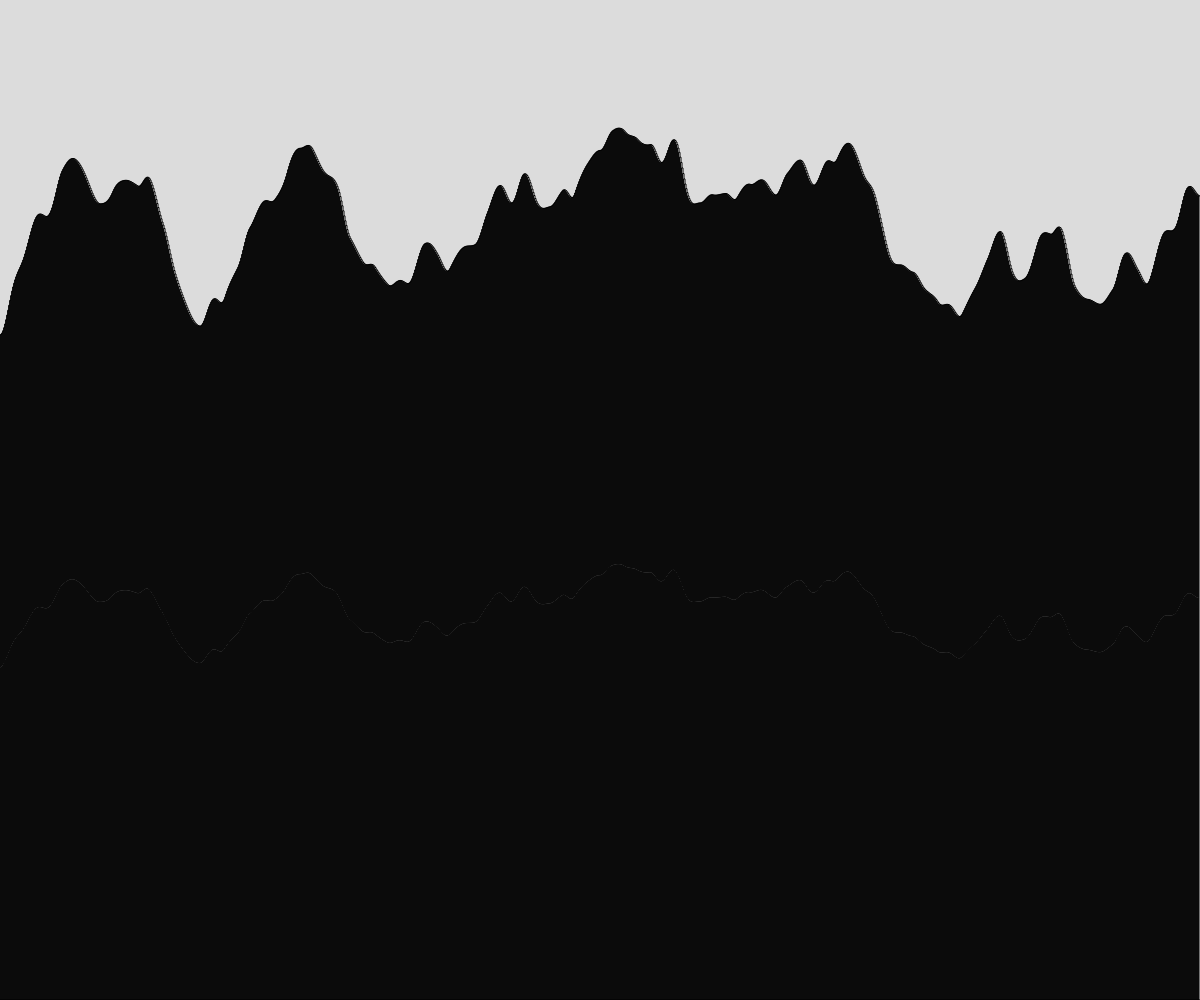
Frame 1 (no input)
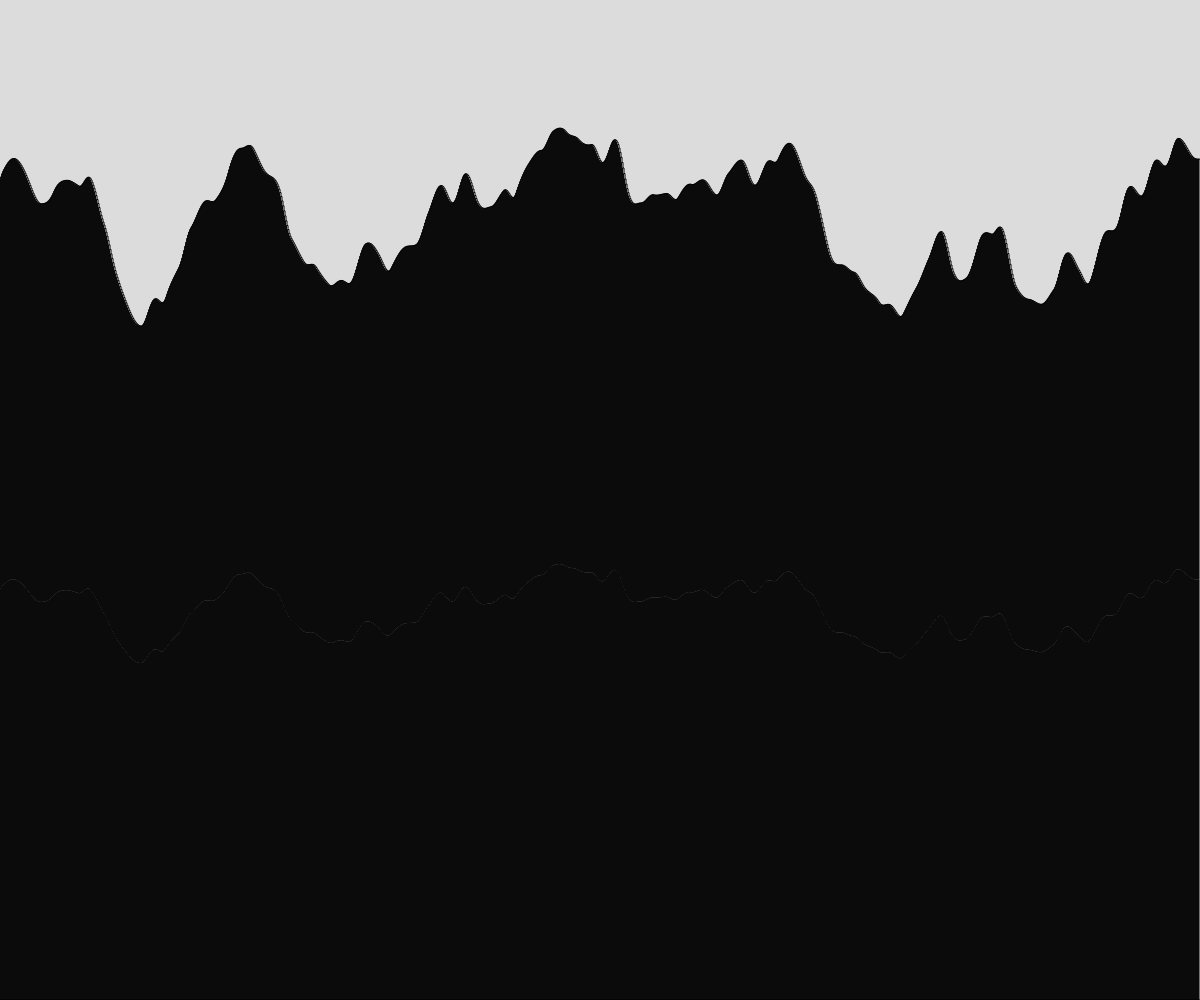
Frame 60 (no input)
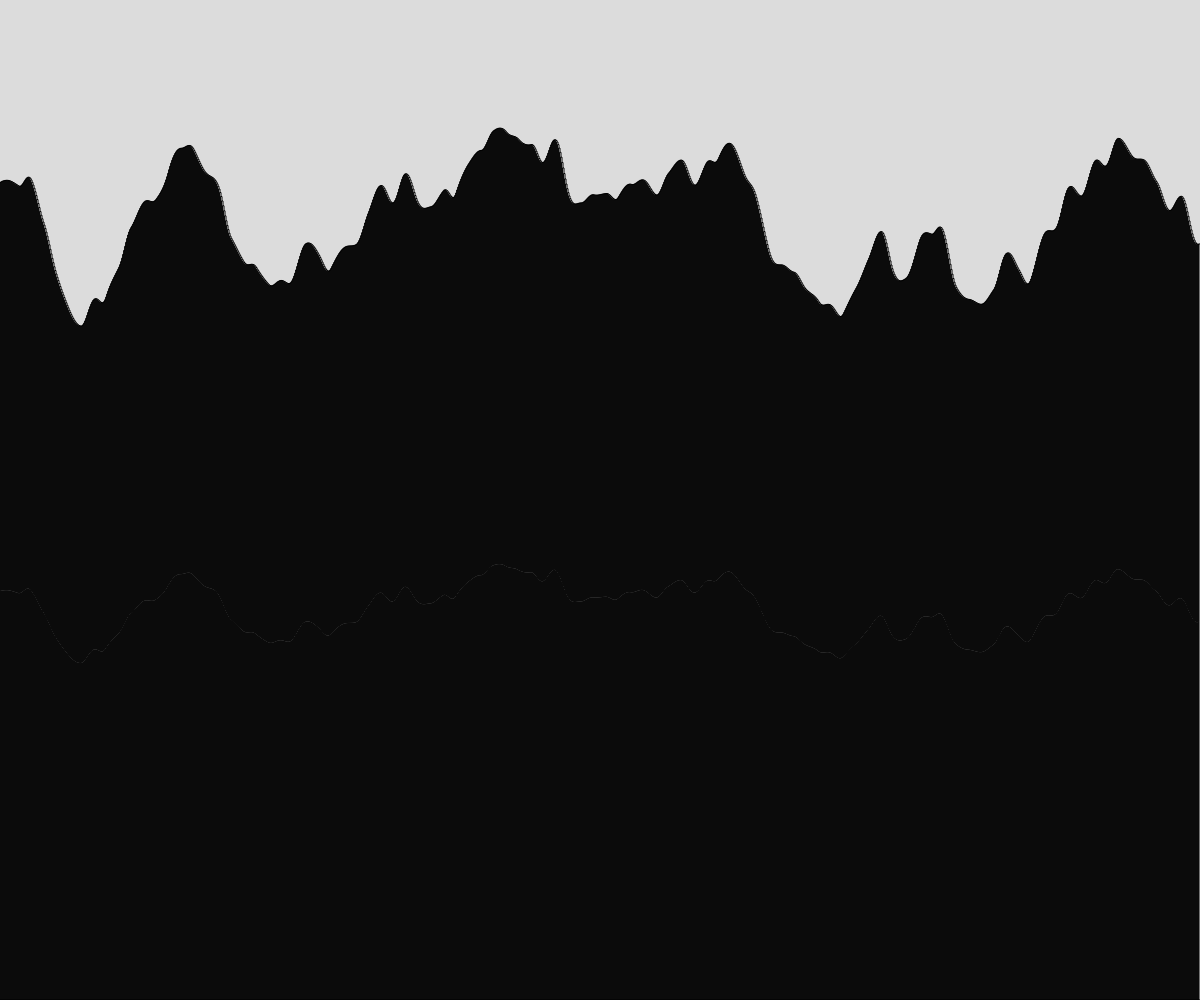
Frame 120 (the mouse pressed at the canvas centre since frame 60)

The p5.js sketch that drew these frames (run headless with seeded random() and noise() and a simulated clock; from frame 60 on, the mouse is pressed at the canvas centre):

// p5.js sketch
// ── sketch.js
// Project Title
// Your Name
// Date
//
// Extra for Experts:
// - describe what you did to take this project "above and beyond"

let tWidth = 1;
let start = 0;
let start2 = 40;
let start3 = 80;

function setup() {
  createCanvas(windowWidth, windowHeight);
  rectMode(CORNERS);
  //noLoop();
}

function drawTerrain(){
  //do all the work to draw terrain 1 frame
  
  let xOff = start;
  let highest = height;
  let highestX = 0;
  for (let x = 0; x < width; x += tWidth){
    let curHeight = noise(xOff)*height*0.5;
    stroke(0);
    rect(x, curHeight, x + tWidth, height);

    xOff += 0.01;
    
  }
  start += 0.01;
  

}

function draw() {
  background(220);
  drawTerrain();
}
